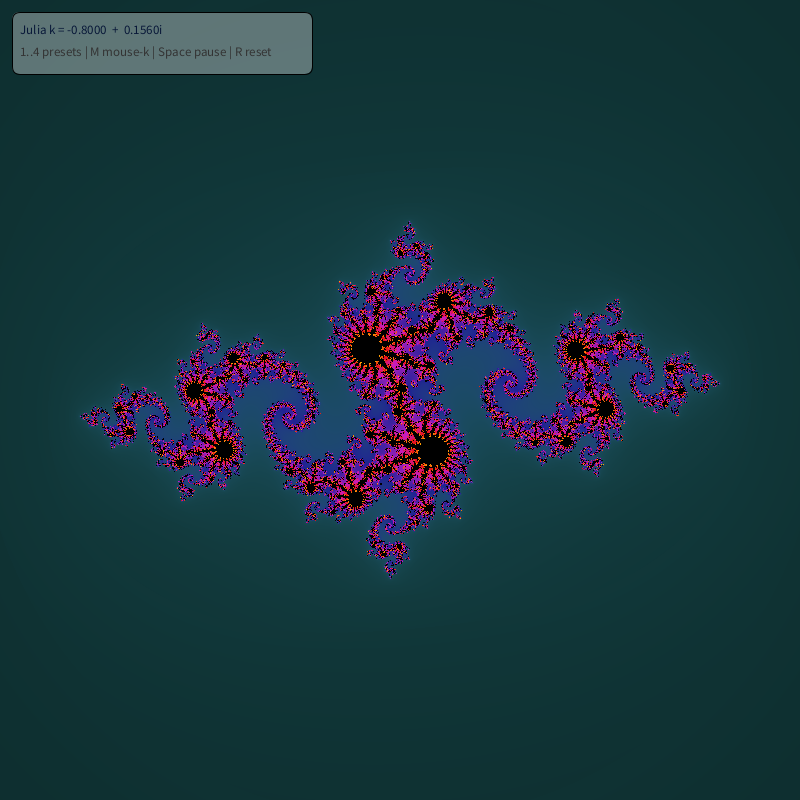
Frame 1 (no input)
Frame 2 (the mouse pressed at the canvas centre, redrawn once): identical to frame 1, image omitted

The Processing sketch that drew this single still picture (run headless with seeded random() and noise(); the mouse was pressed at the canvas centre and the sketch redrawn once):

// Processing sketch: Julia_Set_Explorer
// ── Julia_Set_Explorer.pde
/*
  Julia_Set_Explorer.pde
  ----------------------
  Another fractal in a separate file: a Julia set explorer.

  Formula:
    z(n + 1) = z(n)^2 + k

  Difference from Mandelbrot:
  - Mandelbrot: c changes per pixel, z starts at 0.
  - Julia set: k is fixed, z starts at the pixel coordinate.

  Controls:
  - Mouse wheel: smooth zoom toward cursor
  - Left drag: pan
  - Space: pause/resume zoom animation
  - R: reset view
  - 1..4: switch Julia presets
  - M: toggle "mouse controls k"
*/

// ----------------------------
// Complex-plane view window
// ----------------------------
double startMinReal = -1.9;
double startMaxReal = 1.9;
double startMinImag = -1.9;
double startMaxImag = 1.9;

double minReal = startMinReal;
double maxReal = startMaxReal;
double minImag = startMinImag;
double maxImag = startMaxImag;

// ----------------------------
// Julia parameter k = (kReal + i*kImag)
// ----------------------------
double kReal = -0.8;
double kImag = 0.156;
boolean mouseControlsK = false;

// ----------------------------
// Render quality
// ----------------------------
int maxIterations = 170;
int pausedIterations = 300;
int previewIterations = 90;
int previewSampleStep = 2;

// ----------------------------
// Smooth zoom motion
// ----------------------------
double zoomAnchorReal = 0.0;
double zoomAnchorImag = 0.0;
double zoomVelocity = 0.0;
double zoomImpulse = 0.045;
double zoomDamping = 0.86;
double zoomStopThreshold = 0.0008;
boolean zoomPaused = false;

// ----------------------------
// Drag-to-pan state
// ----------------------------
boolean isDragging = false;
int lastDragX = 0;
int lastDragY = 0;

void settings() {
  size(800, 800);
  pixelDensity(1);
}

void setup() {
  colorMode(HSB, 360, 100, 100);
  renderJulia(maxIterations, 1);
  noLoop();
}

void draw() {
  if (mouseControlsK) {
    // Map cursor position to a common interesting Julia parameter range.
    kReal = map(mouseX, 0, width, -1.2, 1.2);
    kImag = map(mouseY, 0, height, -1.2, 1.2);
  }

  if (zoomPaused) {
    renderJulia(pausedIterations, 1);
    noLoop();
    return;
  }

  if (Math.abs(zoomVelocity) > zoomStopThreshold) {
    double zoomFactor = Math.exp(-zoomVelocity);
    applyZoomFactor(zoomFactor);
    zoomVelocity *= zoomDamping;
    renderJulia(previewIterations, previewSampleStep);
  } else if (mouseControlsK) {
    // If k follows mouse, keep updating at full quality.
    renderJulia(maxIterations, 1);
  } else {
    zoomVelocity = 0.0;
    renderJulia(maxIterations, 1);
    noLoop();
  }
}

void renderJulia(int iterationLimit, int sampleStep) {
  loadPixels();

  for (int y = 0; y < height; y += sampleStep) {
    for (int x = 0; x < width; x += sampleStep) {
      // For Julia sets, z starts at the pixel coordinate.
      double zReal = pixelToReal(x);
      double zImag = pixelToImag(y);
      int iteration = 0;

      while (iteration < iterationLimit && (zReal * zReal + zImag * zImag) <= 4.0) {
        double oldReal = zReal;
        double oldImag = zImag;

        zReal = oldReal * oldReal - oldImag * oldImag + kReal;
        zImag = 2.0 * oldReal * oldImag + kImag;
        iteration++;
      }

      int pixelColor = colorForIteration(iteration, zReal, zImag, iterationLimit);
      paintBlock(x, y, sampleStep, pixelColor);
    }
  }

  updatePixels();
  drawOverlay();
}

void paintBlock(int x0, int y0, int sizeStep, int pixelColor) {
  int yEnd = min(y0 + sizeStep, height);
  int xEnd = min(x0 + sizeStep, width);

  for (int yy = y0; yy < yEnd; yy++) {
    int rowStart = yy * width;
    for (int xx = x0; xx < xEnd; xx++) {
      pixels[rowStart + xx] = pixelColor;
    }
  }
}

int colorForIteration(int iteration, double zReal, double zImag, int iterationLimit) {
  if (iteration == iterationLimit) {
    return color(0, 0, 0);
  }

  // Smooth coloring for continuous gradients.
  double magnitudeSq = zReal * zReal + zImag * zImag;
  double smoothIteration =
    iteration + 1.0 - Math.log(Math.log(Math.sqrt(magnitudeSq))) / Math.log(2.0);

  float t = (float) (smoothIteration / max(1, iterationLimit));
  t = constrain(t, 0, 1);

  float hue = (180.0 + 220.0 * t) % 360.0;
  float saturation = map(t, 0, 1, 70, 98);
  float brightness = map(sqrt(t), 0, 1, 12, 100);
  return color(hue, saturation, brightness);
}

void drawOverlay() {
  fill(0, 0, 100, 85);
  rect(12, 12, 300, 62, 8);

  fill(220, 85, 22);
  textSize(13);
  text("Julia k = " + nf((float)kReal, 1, 4) + "  +  " + nf((float)kImag, 1, 4) + "i", 20, 34);

  fill(0, 0, 20);
  text("1..4 presets | M mouse-k | Space pause | R reset", 20, 56);
}

double pixelToReal(int x) {
  double t = x / (double) (width - 1);
  return minReal + t * (maxReal - minReal);
}

double pixelToImag(int y) {
  double t = y / (double) (height - 1);
  return minImag + t * (maxImag - minImag);
}

void applyZoomFactor(double factor) {
  minReal = zoomAnchorReal + (minReal - zoomAnchorReal) * factor;
  maxReal = zoomAnchorReal + (maxReal - zoomAnchorReal) * factor;
  minImag = zoomAnchorImag + (minImag - zoomAnchorImag) * factor;
  maxImag = zoomAnchorImag + (maxImag - zoomAnchorImag) * factor;
}

void panByPixels(int dx, int dy) {
  double realPerPixel = (maxReal - minReal) / (double) (width - 1);
  double imagPerPixel = (maxImag - minImag) / (double) (height - 1);

  minReal += -dx * realPerPixel;
  maxReal += -dx * realPerPixel;
  minImag += -dy * imagPerPixel;
  maxImag += -dy * imagPerPixel;
}

void resetView() {
  minReal = startMinReal;
  maxReal = startMaxReal;
  minImag = startMinImag;
  maxImag = startMaxImag;
  zoomVelocity = 0.0;
  zoomPaused = false;
}

void setPreset(int id) {
  if (id == 1) {
    kReal = -0.8;
    kImag = 0.156;
  } else if (id == 2) {
    kReal = 0.285;
    kImag = 0.01;
  } else if (id == 3) {
    kReal = -0.4;
    kImag = 0.6;
  } else if (id == 4) {
    kReal = -0.70176;
    kImag = -0.3842;
  }
}

void mouseWheel(processing.event.MouseEvent event) {
  int direction = event.getCount();
  if (direction == 0) {
    return;
  }

  zoomPaused = false;
  zoomAnchorReal = pixelToReal(mouseX);
  zoomAnchorImag = pixelToImag(mouseY);
  zoomVelocity += (-direction) * zoomImpulse;
  zoomVelocity = constrain((float) zoomVelocity, -0.22, 0.22);
  loop();
}

void mousePressed() {
  if (mouseButton != LEFT) {
    return;
  }

  isDragging = true;
  lastDragX = mouseX;
  lastDragY = mouseY;
  zoomVelocity = 0.0;
}

void mouseDragged() {
  if (!isDragging) {
    return;
  }

  int dx = mouseX - lastDragX;
  int dy = mouseY - lastDragY;
  if (dx == 0 && dy == 0) {
    return;
  }

  panByPixels(dx, dy);
  lastDragX = mouseX;
  lastDragY = mouseY;

  if (zoomPaused) {
    renderJulia(pausedIterations, 1);
  } else {
    renderJulia(previewIterations, previewSampleStep);
  }
}

void mouseReleased() {
  if (!isDragging) {
    return;
  }

  isDragging = false;
  if (zoomPaused) {
    renderJulia(pausedIterations, 1);
  } else {
    renderJulia(maxIterations, 1);
  }
}

void keyPressed() {
  if (key == ' ') {
    zoomPaused = !zoomPaused;
    renderJulia(zoomPaused ? pausedIterations : maxIterations, 1);

    if (zoomPaused) {
      noLoop();
    } else if (Math.abs(zoomVelocity) > zoomStopThreshold || mouseControlsK) {
      loop();
    }
    return;
  }

  if (key == 'r' || key == 'R') {
    resetView();
    renderJulia(maxIterations, 1);
    noLoop();
    return;
  }

  if (key == 'm' || key == 'M') {
    mouseControlsK = !mouseControlsK;
    if (mouseControlsK) {
      loop();
    } else if (Math.abs(zoomVelocity) <= zoomStopThreshold && !zoomPaused) {
      renderJulia(maxIterations, 1);
      noLoop();
    }
    return;
  }

  if (key >= '1' && key <= '4') {
    setPreset(key - '0');
    renderJulia(zoomPaused ? pausedIterations : maxIterations, 1);
    if (mouseControlsK) {
      // Preset selection implies manual k for now.
      mouseControlsK = false;
      if (Math.abs(zoomVelocity) <= zoomStopThreshold && !zoomPaused) {
        noLoop();
      }
    }
  }
}
